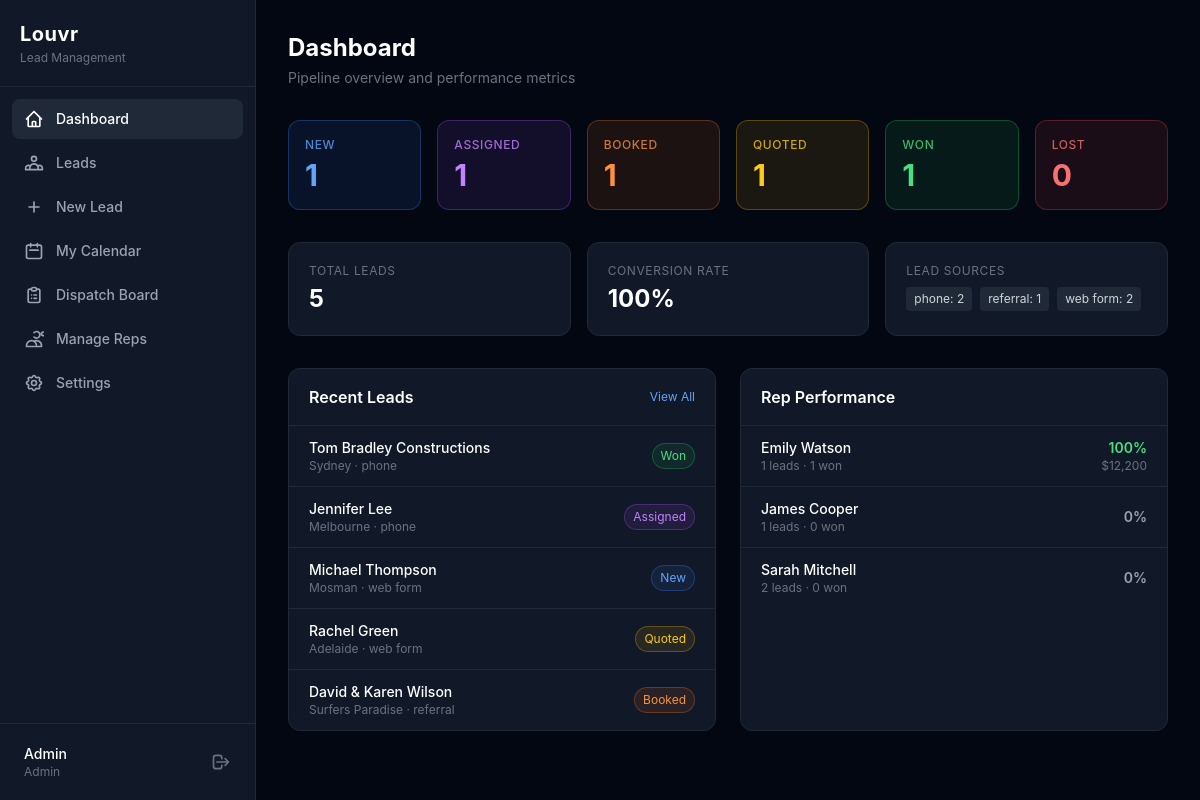
Page / (signed in) on the earlier database version.
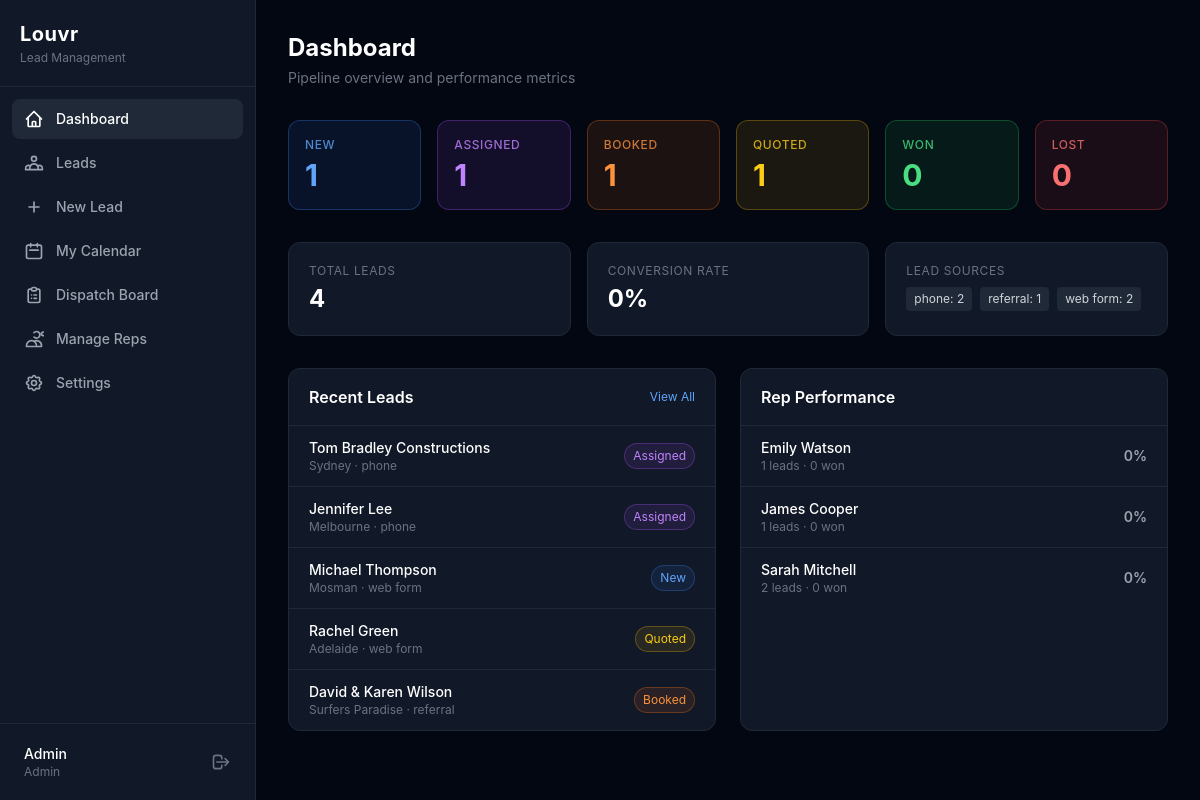
Same page on the later database version.
### tables this page shows
CREATE TABLE leads (
            id INTEGER PRIMARY KEY AUTOINCREMENT,
            customer_name TEXT NOT NULL,
            customer_email TEXT DEFAULT "",
            customer_phone TEXT DEFAULT "",
            address TEXT DEFAULT "",
            suburb TEXT DEFAULT "",
            state TEXT DEFAULT "",
            postcode TEXT DEFAULT "",
            property_type TEXT DEFAULT "Residential",
            products_interested TEXT DEFAULT "",
            source TEXT DEFAULT "Phone",
            notes TEXT DEFAULT "",
            status TEXT DEFAULT "New",
            assigned_to INTEGER REFERENCES users(id) ON DELETE SET NULL,
            appointment_date TEXT,
            appointment_time TEXT,
            appointment_duration INTEGER DEFAULT 60,
            quoted_amount REAL,
            created_by INTEGER REFERENCES users(id) ON DELETE SET NULL,
            created_at DATETIME DEFAULT CURRENT_TIMESTAMP,
            updated_at DATETIME DEFAULT CURRENT_TIMESTAMP
        );

CREATE TABLE users (
            id INTEGER PRIMARY KEY AUTOINCREMENT,
            name TEXT NOT NULL,
            email TEXT NOT NULL UNIQUE,
            phone TEXT DEFAULT "",
            role TEXT NOT NULL DEFAULT "rep" CHECK(role IN ("admin","rep")),
            password_hash TEXT NOT NULL,
            api_key TEXT UNIQUE,
            is_active INTEGER NOT NULL DEFAULT 1,
            created_at DATETIME DEFAULT CURRENT_TIMESTAMP,
            updated_at DATETIME DEFAULT CURRENT_TIMESTAMP
        );

### src/Controllers/DashboardController.php (called while the page is built, shortened)
<?php
class DashboardController
{
    private Database $db;
    public function __construct(Database $db, array $config)
    {
        $this->db = $db;
    }
    public function index(): void
    {
        $pipeline = Lead::pipelineCounts($this->db);
        $recentLeads = Lead::recent($this->db, 10);
        $conversionRate = Lead::conversionRate($this->db);
        $reps = User::activeReps($this->db);
        $repPerformance = [];
        foreach ($reps as $rep) {
            $repPerformance[] = array_merge($rep, User::repStats($this->db, $rep['id']));
        }
        usort($repPerformance, fn($a, $b) => $b['conversion_rate'] <=> $a['conversion_rate']);
        $totalLeads = array_sum($pipeline);
        require __DIR__ . '/../../templates/dashboard.php';
    }
}

### src/Database.php (called while the page is built, shortened)
<?php
class Database
{
    private PDO $pdo;
    private function __construct(array $config)
    {
        if ($config['driver'] === 'sqlite') {
            $dsn = 'sqlite:' . $config['path'];
            $this->pdo = new PDO($dsn, null, null, [
                PDO::ATTR_ERRMODE            => PDO::ERRMODE_EXCEPTION,
                PDO::ATTR_DEFAULT_FETCH_MODE => PDO::FETCH_ASSOC,
                PDO::ATTR_EMULATE_PREPARES   => false,
            ]);
            $this->pdo->exec('PRAGMA journal_mode=WAL');
            $this->pdo->exec('PRAGMA foreign_keys=ON');
        }
    }
    public function query(string $sql, array $params = []): PDOStatement
    {
        $stmt = $this->pdo->prepare($sql);
        $stmt->execute($params);
        return $stmt;
    }
    public function fetchAll(string $sql, array $params = []): array
    {
        return $this->query($sql, $params)->fetchAll();
    }
    public function fetchColumn(string $sql, array $params = []): mixed
    {
        return $this->query($sql, $params)->fetchColumn();
    }
}

### src/Models/Lead.php (called while the page is built, shortened)
<?php
class Lead
{
    public static function getOptions(Database $db): array
    {
        $load = function(string $key, array $default) use ($db): array {
            $val = $db->fetchColumn("SELECT value FROM settings WHERE key = :k", [':k' => $key]);
            if ($val) {
                $decoded = json_decode($val, true);
                if (is_array($decoded) && !empty($decoded)) {
                    return $decoded;
                }
            }
            return $default;
        };
        return [
            'statuses'       => $load('pipeline_statuses', self::DEFAULT_STATUSES),
            'sources'        => $load('lead_sources', self::DEFAULT_SOURCES),
            'property_types' => $load('property_types', self::DEFAULT_PROPERTY_TYPES),
            'products'       => $load('products', self::DEFAULT_PRODUCTS),
        ];
    }
    public static function pipelineCounts(Database $db): array
    {
        $options = self::getOptions($db);
        $counts = array_fill_keys($options['statuses'], 0);
        $rows = $db->fetchAll('SELECT status, COUNT(*) as count FROM leads GROUP BY status');
        return $counts;
    }
    public static function recent(Database $db, int $limit = 10): array
    {
        return $db->fetchAll(
            'SELECT l.*, u.name AS rep_name FROM leads l
             LEFT JOIN users u ON l.assigned_to = u.id
             ORDER BY l.created_at DESC LIMIT :limit',
            [':limit' => $limit]
        );
    }
    public static function conversionRate(Database $db): float
    {
        $total = (int)$db->fetchColumn('SELECT COUNT(*) FROM leads WHERE status IN ("won","lost")');
        if ($total === 0) return 0;
        $won = (int)$db->fetchColumn('SELECT COUNT(*) FROM leads WHERE status = "won"');
        return round(($won / $total) * 100, 1);
    }
}

### src/Models/User.php (called while the page is built, shortened)
<?php
class User
{
    public static function activeReps(Database $db): array
    {
        return $db->fetchAll(
            'SELECT * FROM users WHERE role = :role AND is_active = 1 ORDER BY name ASC',
            [':role' => 'rep']
        );
    }
    public static function repStats(Database $db, int $userId): array
    {
        $total = (int)$db->fetchColumn(
            'SELECT COUNT(*) FROM leads WHERE assigned_to = :id',
            [':id' => $userId]
        );
        $won = (int)$db->fetchColumn(
            'SELECT COUNT(*) FROM leads WHERE assigned_to = :id AND status = :s',
            [':id' => $userId, ':s' => 'won']
        );
        $quoted = (int)$db->fetchColumn(
            'SELECT COALESCE(SUM(quoted_amount), 0) FROM leads WHERE assigned_to = :id AND status = :s',
            [':id' => $userId, ':s' => 'won']
        );
        return [
            'total_leads'     => $total,
            'won'             => $won,
            'conversion_rate' => $total > 0 ? round(($won / $total) * 100, 1) : 0,
            'total_revenue'   => $quoted,
        ];
    }
}

### templates/dashboard.php (the view, shortened to what the changed rows need)
<?php
$statusBg = [
    'new' => 'bg-blue-500/10 border-blue-500/30 text-blue-400', 'New' => 'bg-blue-500/10 border-blue-500/30 text-blue-400',
    'assigned' => 'bg-purple-500/10 border-purple-500/30 text-purple-400', 'Assigned' => 'bg-purple-500/10 border-purple-500/30 text-purple-400',
    'booked' => 'bg-orange-500/10 border-orange-500/30 text-orange-400', 'Booked' => 'bg-orange-500/10 border-orange-500/30 text-orange-400',
    'quoted' => 'bg-yellow-500/10 border-yellow-500/30 text-yellow-400', 'Quoted' => 'bg-yellow-500/10 border-yellow-500/30 text-yellow-400',
    'won' => 'bg-green-500/10 border-green-500/30 text-green-400', 'Won' => 'bg-green-500/10 border-green-500/30 text-green-400',
    'lost' => 'bg-red-500/10 border-red-500/30 text-red-400', 'Lost' => 'bg-red-500/10 border-red-500/30 text-red-400',
];
?>
<div class="mb-8">
    <h2 class="text-2xl font-bold text-white">Dashboard</h2>
</div>
<div class="grid grid-cols-2 md:grid-cols-3 lg:grid-cols-6 gap-4 mb-8">
    <?php foreach ($pipeline as $status => $count): ?>
    <a href="/leads?status=<?= $status ?>" class="block border rounded-xl p-4 transition-all hover:scale-105 <?= $statusBg[$status] ?? $statusBg[strtolower($status)] ?? 'bg-gray-500/10 border-gray-500/30 text-gray-400' ?>">
        <p class="text-xs font-medium uppercase tracking-wider opacity-80"><?= ucfirst($status) ?></p>
        <p class="text-3xl font-bold mt-1"><?= $count ?></p>
    </a>
    <?php endforeach; ?>
</div>
<div class="grid grid-cols-1 md:grid-cols-3 gap-4 mb-8">
    <div class="bg-gray-900 border border-gray-800 rounded-xl p-5">
        <p class="text-xs text-gray-500 uppercase tracking-wider">Total Leads</p>
        <p class="text-2xl font-bold text-white mt-1"><?= $totalLeads ?></p>
    </div>
    <div class="bg-gray-900 border border-gray-800 rounded-xl p-5">
        <p class="text-xs text-gray-500 uppercase tracking-wider">Conversion Rate</p>
        <p class="text-2xl font-bold text-white mt-1"><?= $conversionRate ?>%</p>
    </div>
</div>
<div class="grid grid-cols-1 lg:grid-cols-2 gap-6">
    <div class="bg-gray-900 border border-gray-800 rounded-xl">
        <div class="divide-y divide-gray-800">
            <?php foreach ($recentLeads as $lead): ?>
            <a href="/leads/<?= $lead['id'] ?>" class="flex items-center justify-between px-5 py-3 hover:bg-gray-800/50 transition-colors">
                <div>
                    <p class="text-sm font-medium text-white"><?= htmlspecialchars($lead['customer_name']) ?></p>
                    <p class="text-xs text-gray-500"><?= htmlspecialchars($lead['suburb'] ?: $lead['address']) ?> &middot; <?= htmlspecialchars(str_replace('_', ' ', $lead['source'])) ?></p>
                </div>
                <span class="text-xs px-2 py-1 rounded-full border <?= $statusBg[$lead['status']] ?>"><?= ucfirst($lead['status']) ?></span>
            </a>
            <?php endforeach; ?>
        </div>
    </div>
    <div class="bg-gray-900 border border-gray-800 rounded-xl">
        <div class="divide-y divide-gray-800">
            <?php foreach ($repPerformance as $rep): ?>
            <div class="flex items-center justify-between px-5 py-3">
                <div>
                    <p class="text-sm font-medium text-white"><?= htmlspecialchars($rep['name']) ?></p>
                    <p class="text-xs text-gray-500"><?= $rep['total_leads'] ?> leads &middot; <?= $rep['won'] ?> won</p>
                </div>
                <div class="text-right">
                    <p class="text-sm font-semibold <?= $rep['conversion_rate'] >= 50 ? 'text-green-400' : ($rep['conversion_rate'] >= 25 ? 'text-yellow-400' : 'text-gray-400') ?>">
                        <?= $rep['conversion_rate'] ?>%
                    </p>
                    <?php if ($rep['total_revenue'] > 0): ?>
                    <p class="text-xs text-gray-500">$<?= number_format($rep['total_revenue'], 0) ?></p>
                    <?php endif; ?>
                </div>
            </div>
            <?php endforeach; ?>
        </div>
    </div>
</div>
<?php
require __DIR__ . '/layouts/app.php';

Differences in the rows shown:
changed leads "Tom Bradley Constructions": status "Won" → "Assigned"
shown differently, row unchanged: users "Emily Watson": is_active "1" → "0"; conversion_rate "100" → "0"; total_revenue "12,200" → (not shown)
Other differences:
$totalLeads: "5" → "4"
$conversionRate: "100" → "0"
new list line: "WON 0"
list line gone: "WON 1"
